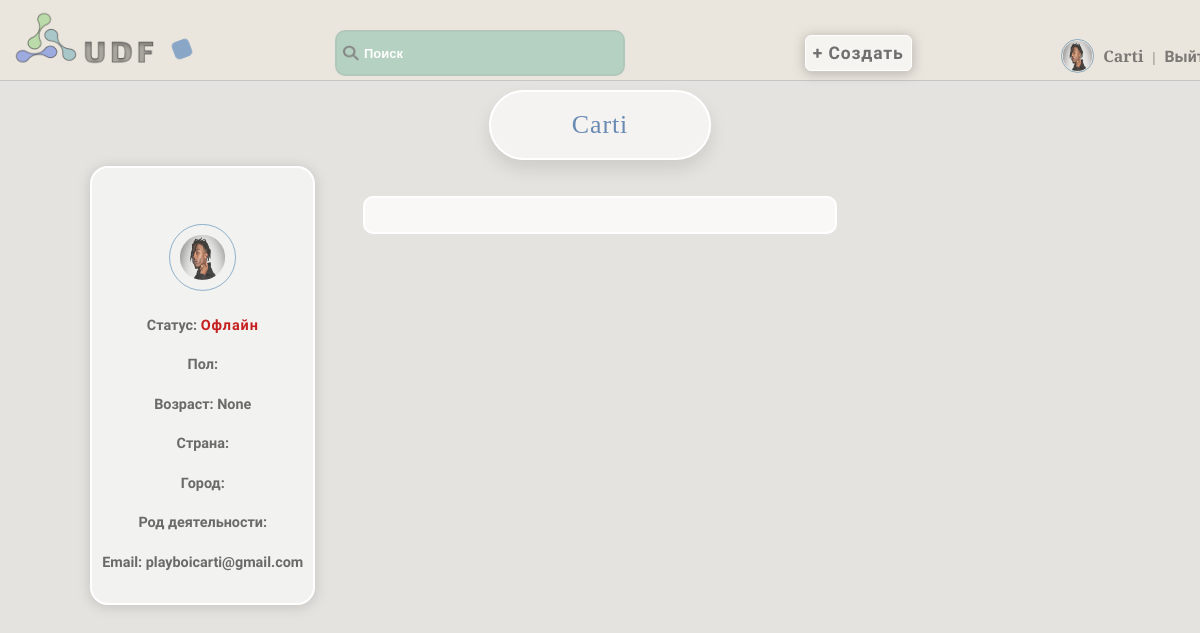
/accounts/bio/ (signed in), run on an earlier commit of the app's database.
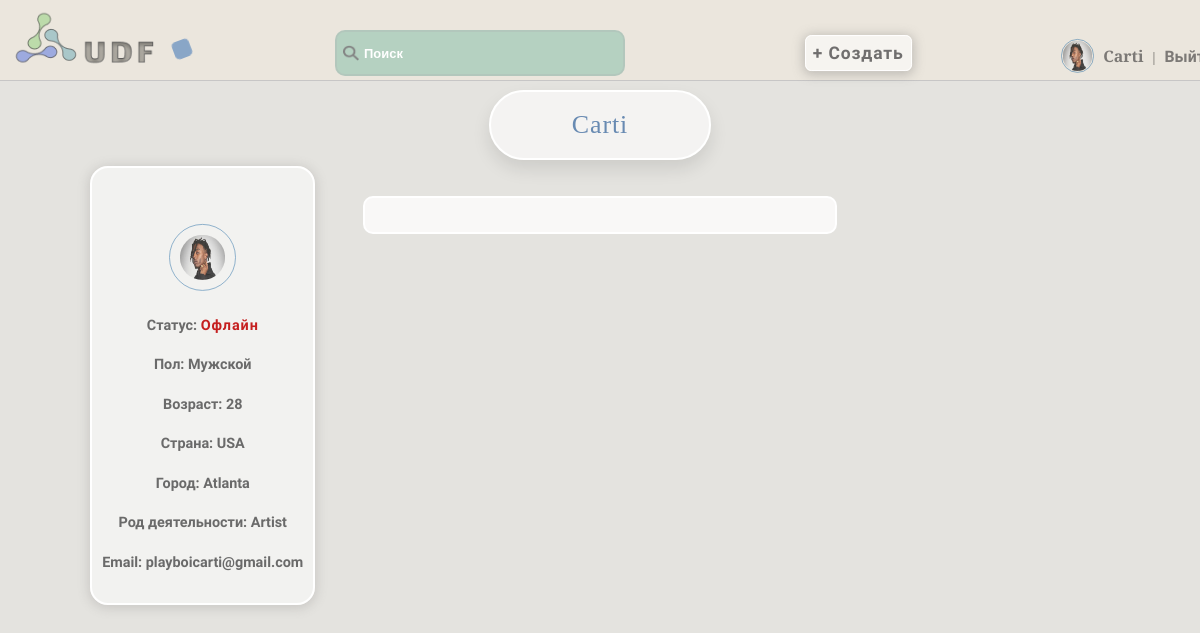
And on a later commit of the database.
### accounts/models.py (models this page shows, shortened)
class User(AbstractUser):
    username = models.CharField(max_length=150, unique=True, verbose_name='Имя')
    password = models.CharField(max_length=128, null=False, blank=False, verbose_name='Пароль')
    bio = models.TextField(blank=True, verbose_name='Биография')
    country = models.CharField(max_length=50, blank=True, verbose_name='Страна')
    city = models.CharField(max_length=50, blank=True, verbose_name='Город')
    is_online = models.BooleanField(default=False, verbose_name='Статус')
    occupation = models.CharField(max_length=50, blank=True, verbose_name='Род деятельности')
    avatar = models.ImageField(upload_to='avatars', blank=True, verbose_name='Аватар')
    date_joined = models.DateTimeField(auto_now_add=True, verbose_name='Дата')
    email = models.EmailField(unique=True)
    gender_choices = [
        ('M', 'Мужской'),
        ('F', 'Женский'),
    ]
    gender = models.CharField(max_length=1, choices=gender_choices, blank=True, verbose_name='Пол')
    age = models.IntegerField(blank=True, null=True, verbose_name='Возраст')
    last_login = models.DateTimeField(default=timezone.now)  # Добавляем поле last_login с дефолтным значением
    groups = None
    user_permissions = None
    def avatar_url(self):
        if self.avatar:
            return self.avatar.url
        else:
            return settings.STATIC_URL + 'static/images/standart_img.png'
    def is_online(self):
        return (timezone.now() - self.last_login).seconds < 600

### accounts/views.py (the view)
# urls.py: path('bio/', bio_view, name='bio_view'),
@login_required
def bio_view(request):
    user = request.user
    bio_form = BioForm(instance=user)
    if request.method == 'POST':
        bio_form = BioForm(request.POST, request.FILES, instance=user)
        if bio_form.is_valid():
            bio_form.save()
            user.update_last_login()
            return redirect('bio_view')
    return render(request, 'accounts/bio.html', {'user': user, 'avatar_url': user.avatar_url(), 'is_online': user.is_online(), 'bio_form': bio_form})

### accounts/forms.py (shortened to what this page needs)
class BioForm(forms.ModelForm):
    is_online = forms.BooleanField(required=False, widget=forms.HiddenInput())
    class Meta:
        model = User
        fields = ['is_online', 'username', 'bio', 'avatar', 'email', 'country', 'city', 'occupation', 'gender', 'age']
    def __init__(self, *args, **kwargs):
        super(BioForm, self).__init__(*args, **kwargs)
        self.fields['is_online'].initial = self.instance.is_online()

### accounts/templates/accounts/bio.html (shortened to what this page needs)
{% extends 'core/base.html' %}
{% load static %}
{% block content %}
    <h1>{{ user.username }}</h1>
    <div id="bio-text-container" style="transform: translateY(100%); transition: transform ease-in-out 0.8s;">
    </div>
    <div id="bio-container" style="transform: translateX(-100%); transition: transform ease-in-out 0.8s;">
        {% if user.avatar %}
            <img class="avatar" src="{{ user.avatar.url }}" alt="User Avatar">
        {% else %}
            <img class="static-avatar" src="{% static 'images/standart_img.png' %}" alt="Default Avatar">
        {% endif %}
        <p>Статус: {% if user.is_online %}<span class="is-online">Онлайн</span>{% else %}<span class="is-offline">Офлайн</span>{% endif %}</p>
        <p>Пол: {{ user.get_gender_display }}</p>
        <p>Возраст: {{ user.age }}</p>
        <p>Страна: {{ user.country }}</p>
        <p>Город: {{ user.city }}</p>
        <p>Род деятельности: {{ user.occupation }}</p>
        <p>Email: {{ user.email }}</p>
    </div>
{% endblock %}

### core/templates/core/base.html (shortened to what this page needs)
<!DOCTYPE html>
{% load static %}
<html lang="en">
<head>
    <link rel="stylesheet" href="{% static 'css/style.css' %}">
</head>
<body class="loaded">
<div class="menu">
    <div class="wrap">
        <div class="logo" id="logo_animated">
            <a class="logo-menu" href="{% url 'base_with_articles' %}"><img src="{% static 'images/logo.png' %}" alt=""></a>
        </div>
        <div class="shape"></div>
        <ul>
            <li>
                <label class="search-icon">
                    <img src="{% static 'images/search.png' %}" alt="Search">
                </label>
                <input class="search-input" type="text" placeholder="Поиск" id="search-input">
            </li>
            <li>
                <a class="add-button" href="{% url 'add_article' %}">
                    <button class="animated_bt" type="button">+ Создать</button>
                </a>
            </li>
            {% if user.is_authenticated %}
            <li class="animated-border">
                {% if user.avatar %}
                 <img class="menu-avatar" src="{{ user.avatar.url }}" alt="{{ user.username }} Avatar">
                 {% else %}
                 <img class="menu-avatar" src="{% static 'images/standart_img.png' %}" alt="Default Avatar">
                {% endif %}
                <a style="font-family:Spectral SC,serif;" href="{% url 'user_profile' %}">{{ user.username }}</a> | <a href="{% url 'logout' %}">Выйти</a>
            </li>
            {% endif %}
        </ul>
    </div>
</div>
<div class="container">
    <div class="wrap">
        {% block content %}{% endblock %}
    </div>
</body>
</html>

What changed in the data, as far as the page shows it:
changed User "Carti": gender (not shown) → "Мужской"; age "None" → "28"; country (not shown) → "USA"; city (not shown) → "Atlanta"; occupation (not shown) → "Artist"
